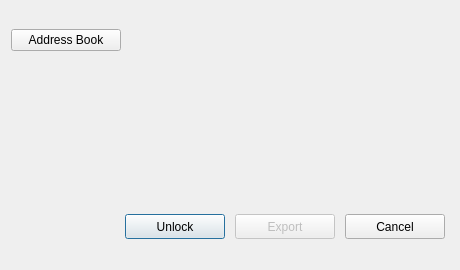
<?xml version="1.0" encoding="UTF-8"?>
<ui version="4.0">
 <class>ExportKeys</class>
 <widget class="QDialog" name="ExportKeys">
  <property name="geometry">
   <rect>
    <x>0</x>
    <y>0</y>
    <width>460</width>
    <height>270</height>
   </rect>
  </property>
  <property name="windowTitle">
   <string>ExportKeys</string>
  </property>
  <layout class="QGridLayout" name="gridLayout">
   <item row="3" column="0" colspan="2">
    <layout class="QHBoxLayout" name="horizontalLayout_3">
     <property name="spacing">
      <number>10</number>
     </property>
     <property name="sizeConstraint">
      <enum>QLayout::SetFixedSize</enum>
     </property>
     <property name="topMargin">
      <number>15</number>
     </property>
     <property name="rightMargin">
      <number>4</number>
     </property>
     <item>
      <spacer name="horizontalSpacer">
       <property name="orientation">
        <enum>Qt::Horizontal</enum>
       </property>
       <property name="sizeHint" stdset="0">
        <size>
         <width>40</width>
         <height>20</height>
        </size>
       </property>
      </spacer>
     </item>
     <item>
      <widget class="QPushButton" name="unlockButton">
       <property name="minimumSize">
        <size>
         <width>100</width>
         <height>25</height>
        </size>
       </property>
       <property name="text">
        <string>Unlock</string>
       </property>
      </widget>
     </item>
     <item>
      <widget class="QPushButton" name="exportButton">
       <property name="enabled">
        <bool>false</bool>
       </property>
       <property name="minimumSize">
        <size>
         <width>100</width>
         <height>25</height>
        </size>
       </property>
       <property name="text">
        <string>Export</string>
       </property>
       <property name="autoDefault">
        <bool>false</bool>
       </property>
      </widget>
     </item>
     <item>
      <widget class="QPushButton" name="quitButton">
       <property name="minimumSize">
        <size>
         <width>100</width>
         <height>25</height>
        </size>
       </property>
       <property name="text">
        <string>Cancel</string>
       </property>
       <property name="autoDefault">
        <bool>false</bool>
       </property>
      </widget>
     </item>
    </layout>
   </item>
   <item row="2" column="0" colspan="2">
    <widget class="QLabel" name="statusLabel">
     <property name="sizePolicy">
      <sizepolicy hsizetype="Preferred" vsizetype="Fixed">
       <horstretch>0</horstretch>
       <verstretch>0</verstretch>
      </sizepolicy>
     </property>
     <property name="minimumSize">
      <size>
       <width>0</width>
       <height>100</height>
      </size>
     </property>
     <property name="text">
      <string/>
     </property>
     <property name="alignment">
      <set>Qt::AlignLeading|Qt::AlignLeft|Qt::AlignTop</set>
     </property>
     <property name="wordWrap">
      <bool>true</bool>
     </property>
     <property name="textInteractionFlags">
      <set>Qt::LinksAccessibleByMouse|Qt::TextSelectableByKeyboard|Qt::TextSelectableByMouse</set>
     </property>
    </widget>
   </item>
   <item row="1" column="0">
    <widget class="QPushButton" name="addressButton">
     <property name="maximumSize">
      <size>
       <width>110</width>
       <height>16777215</height>
      </size>
     </property>
     <property name="text">
      <string>Address Book</string>
     </property>
    </widget>
   </item>
   <item row="1" column="1">
    <widget class="QLabel" name="addressLabel">
     <property name="frameShape">
      <enum>QFrame::NoFrame</enum>
     </property>
     <property name="text">
      <string/>
     </property>
     <property name="textInteractionFlags">
      <set>Qt::LinksAccessibleByMouse|Qt::TextSelectableByKeyboard|Qt::TextSelectableByMouse</set>
     </property>
    </widget>
   </item>
  </layout>
 </widget>
 <layoutdefault spacing="6" margin="11"/>
 <resources/>
 <connections/>
</ui>
